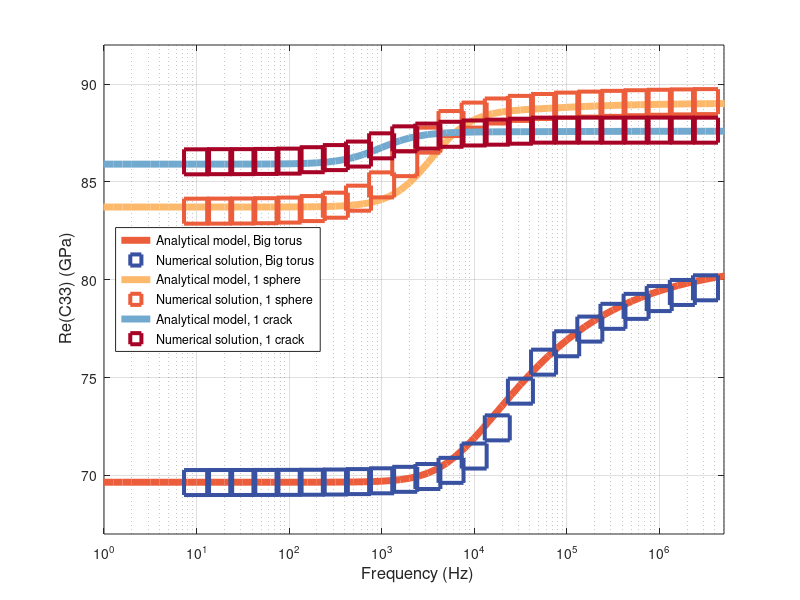
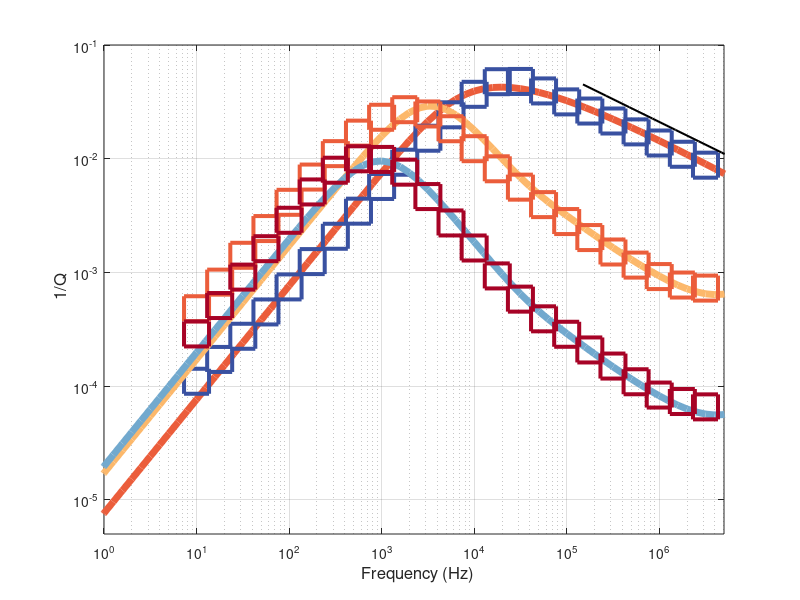

These charts were generated, in order, by the following MATLAB code:
%%%%%%
% Three_analytical_models: this script can be used to reproduce
% figure 7
% Copyright (C) 2025  Yiwei Chen, Pingchuan Dong and Youheng Zhang

% This is free software: you can redistribute it and/or modify
% it under the terms of the GNU General Public License as published by
% the Free Software Foundation, either version 3 of the License, or
% (at your option) any later version. 
%
% Please cite us if you use our version: 
% Yiwei Chen, Pingchuan Dong and Youheng Zhang (2025). 
% An accurate analytical model and application method for squirt flow in anisotropic fractured rocks
% 
% This version is modified from the following script:
% ALKHIMENKOV Y, QUINTAL B. (2022)
% An accurate analytical model for squirt flow in anisotropic porous rocks Part 2: Complex geometry
% 
clear,clc
%%
%%
%%
%% Analytical model: torus
%%
%%
%%
%% background moduli: (dry) torus in grains. VTI Num 
Cij(1,1) = 87230044269;
Cij(1,2) = 6180414279;
Cij(1,3) = 7068404997;
Cij(2,2) = 87230005255;
Cij(2,3) = 7068426541;
Cij(3,3) = 84040612409;
Cij(4,4) = 38788214253;
Cij(5,5) = 38788240021;
Cij(6,6) = 40421562888;
     for i=1:6
        for j=i:6
      Cij(j,i) = Cij(i,j);
        end
     end
%% moduli: (dry)torus+(dry)crack in grains. VTI Num 
Cij_cr(1,1) = 86959886906;
Cij_cr(1,2) = 5950757722;
Cij_cr(1,3) = 4849479475;
Cij_cr(2,2) = 86957367522;
Cij_cr(2,3) = 4850230042;
Cij_cr(3,3) = 61468382429;
Cij_cr(4,4) = 29247397555;
Cij_cr(5,5) = 29248310700;
Cij_cr(6,6) = 40399653594;
     for i=1:6
        for j=i:6
      Cij_cr(j,i) = Cij_cr(i,j);
        end
     end
%% Zn Zt calculation
Sij     = inv(Cij);
Sij_cr  = inv(Cij_cr);
S_diff  = Sij - Sij_cr;
Z_N     = -S_diff(3,3) ;
Z_T     = -S_diff(4,4);
%%
L                    = 0.2;    % cube length (m)
Volume_L             = L.^3;   % volume (m)
a                    = 0.0005  * 4; % thickness of the crack (cylinder) (m)
b                    = 0.1;    % length of the half crack (m)
Stiff_Pore_volume    = pi*(b/2.5*0.6).^2 * (2*pi*(b + b/2.5*0.6))/4; % torus volume
Compl_pore_Volume    = 1   *  pi*b^2*a/4; % crack volume 
Porosity_Volume      = Stiff_Pore_volume + Compl_pore_Volume; 
Porosity1            = Porosity_Volume./Volume_L;   % total porosity (fraction)
phi_d                = Stiff_Pore_volume./Volume_L; % stiff(torus) porosity (fraction)
phi_c                = Compl_pore_Volume./Volume_L; % crack porosity (fraction)

b                    = 0.1 ;    % length of the half crack (m)
aspect_ratio         = a/(b*2) ; % aspect ratio of the crack (cylinder)
%%
K_g                  = 36.0e9;                   % Grain bulk modulus (Pa)
K_f                  = 4.3e9;                    % fluid bulk modulus (Pa)
eta                  = 1.414;                    % fluid viscosity (Pa * s)
%% validation Zn
Z_Nsat = Z_N./(1 +  Z_N./(phi_c.*(1./(4.3*1e9) - 1./36e9)) );

Cij_cr_Zn = Cij; Sij_cr_Zn=inv(Cij_cr_Zn);
Sij_cr_Zn(3,3) = Sij_cr_Zn(3,3) +1*Z_Nsat + 0*Z_N;
Sij_cr_Zn(4,4) = Sij_cr_Zn(4,4) +Z_T;
Sij_cr_Zn(5,5) = Sij_cr_Zn(5,5) +Z_T;
Cij_cr_Zn_fin  = inv(Sij_cr_Zn);

Leak_Z_N    = 1*(Sij_cr_Zn(3,3) - Sij(3,3));
Z_N         = Z_N - 1*Leak_Z_N;
Sij_b       = inv(Cij); % compliance of background 
%% Numeric
f               = 10.^(-5:0.1:8);  % frequency
w               = 2*pi*f;
%% Physics
ka              = 1./aspect_ratio .*( - 3.*1i.*w.*eta./K_f).^(1./2);
CC              = 2*pi.^2 *(b + b/2.5*0.6).*(b/2.5*0.6).^2/K_f; 
bess1           = besselj(0,(ka));
bess2           = besselj(1,(ka));
K_fSTAR_Mur     = ((1 - 2.*CC.*K_f.*bess2./ ( ((ka.*CC.*K_f).*bess1) + 2*pi*b^2 *a.*bess2  )).*K_f);

ka_low          = 1./aspect_ratio .*( - 3.*1i.*1.*eta./K_f).^(1./2); % ka at omega=1Hz.
K_fSTAR_appr    = K_f * (-(ka_low .^ 2 .* CC ^ 3 .* (ka_low .^ 2 + 6) .* K_f ^ 3) / 0.48e2 -...
    (a .* b .^ 2 * pi * CC .^ 2 .* (ka_low .^ 4 + 24 .* ka_low .^ 2 - 192) .* K_f ^ 2) / 0.192e3 +...
    (2 * CC * K_f * a .^ 2 * b ^ 4 * pi ^ 2) + (a ^ 3 * b ^ 6 * pi ^ 3)) /...
    ((pi * b ^ 2 * a + CC * K_f) .^ 3); % LF asymptot

K_fSTAR_appr    = pi*b^2*a*K_f/(a*b^2*pi + CC*K_f);   % valid for big torus
const           = K_fSTAR_appr;  %15221957.6976328 +      84240.3977312137i       % stiffness of the fluid in the low-frequency limit
C_11            = K_f;                  % high-frequency limit for fluid bulk modulus
C_00            = const;                % low-frequency limit for fluid bulk modulus asymptote

wc              = (4*sqrt(3)*aspect_ratio^2*sqrt(const)*sqrt(K_f))/(3*eta); % omega corresponding to 1/Q max of K_f Stokes eq.
%Ksi             = (128*C_11*aspect_ratio^6*C_00^2)/(27*eta^3*wc^3); % shape parameter for branching function
%taub            = Ksi*3/4/aspect_ratio^2/C_11*eta *1;               % time scale parameter for branching function

%Kf_branch4      = (  (  C_11 - ( (C_11-0*C_00) )./(  1 -Ksi + Ksi.*( 1 + 1i.*w.*taub./(Ksi.^2) ).^0.5  )  )  ); % branching function for Fluid bulk modulus K_f
%Kf_branch       = complex( real(Kf_branch4), imag(Kf_branch4)); % Fluid bulk modulus as a function of frequency
%% SHAPE fctor
cg=C_00; cg1=C_11; cg3=aspect_ratio;cg7=eta; nn=0.45;  cg9=nn;wbr=wc*1.0;
Ksi = (0.3e1 / 0.4e1) * cg7 ./ cg1 ./ (cg3 ^ 2) .* exp((cg9 .* log(wbr) - log(sin(cg9 * pi ./ 0.2e1)) - log(cg1) -...
    0.4e1 .* log(cg3) - log(cg) + log(cg9) + 0.2e1 .* log(cg7) - 0.4e1 .* log(0.2e1) + 0.2e1 .* log(0.3e1) + log(wbr)) ./ (cg9 - 0.1e1));
taub0 = Ksi*3/4/aspect_ratio^2/C_11*eta *nn; 

cg=C_00; cg1=C_11; cg3=aspect_ratio; cg5=eta; cg7=nn; cg9=wc;
Ksi = -0.3e1 / 0.8e1 * (-cg1 + cg) * cg5 * exp((-log(sin(cg7 * pi / 0.2e1)) + 0.2e1 * log(cg1 - cg) + (cg7 + 0.1e1) * log(cg9) - log(cg7) - log(cg) - 0.3e1 * log(cg1) + 0.2e1 * log(cg5) - 0.4e1 * log(cg3) - 0.6e1 * log(0.2e1) + 0.2e1 * log(0.3e1)) / (cg7 - 0.1e1)) / cg1 ^ 2 / cg3 ^ 2 / cg7;

cg=C_00; cg1=C_11; cg3=K_f;cg5=aspect_ratio;cg9=eta;cg11=nn; cg13 = Ksi;
taub = - (  0.3e1 / 0.8e1 * cg9 * cg13 * (cg ^ 2 - 2 * cg * cg3 + cg3 ^ 2) / (cg3 ^ 2) / (cg5 ^ 2) / cg11 / (-cg1 + cg)  );
%tau_sh = -3*(-C_11 + C_00)*eta*Ksi./(8*C_11^2*aspect_ratio.^2*nn);
%%
Kf_branch4      = (  (  C_11 - ( (C_11-0*C_00) )./(  1 -Ksi + Ksi.*( 1 + 1i.*w.*taub./(Ksi.^2) ).^(nn)  )  )  ); %!!!!!!!!!!!!!!!!!!!!!!!!!!!!!!!!!!!!!!!!!!!!!!!!!!
% branching function for Fluid bulk modulus K_f
Kf_branch       = complex( real(Kf_branch4), imag(Kf_branch4)); % Fluid bulk modulus as a function of frequency
%%
Z_N_mf_eval     = Z_N.*phi_c.*( K_g - Kf_branch)./((K_g - Kf_branch ).*phi_c + Kf_branch.*K_g.*Z_N);
Z_N_crack       = complex( real(Z_N_mf_eval), imag(Z_N_mf_eval));

del_Sij_crack   = zeros(6,6,size(w,2)); 
Sij_mf_blue          = zeros(6,6,size(w,2)); 
Cij_final       = zeros(6,6,size(w,2)); 
for nn = 1:size(w,2) % add crack into the saturated model (saturated model = saturated torus in grains)
    del_Sij_crack(3,3,nn)      = Z_N_crack(1,nn)  +  Leak_Z_N;
    del_Sij_crack(4,4,nn)      = Z_T;
    del_Sij_crack(5,5,nn)      = Z_T;
    Sij_mf_blue(:,:,nn)        = Sij_b + (del_Sij_crack(:,:,nn));  
    Cij_final(:,:,nn)          = inv(Sij_mf_blue(:,:,nn));        % Stiffness matrix of the torus analytical model, saturated rock, HTI      
end

%% Fluid saturation of the mod frame using anisotropic Gassmann eq.
Cij_mf_black      = complex(real(Cij_final), imag(Cij_final));
K_star            = zeros(1,1,size(w,2));
for nn = 1:size(w,2)
    for i=1:3
        for j=1:3
            K_star(1,1,nn)  = K_star(1,1,nn) + Cij_mf_black(i,j,nn);
        end
    end
end
K_star      = K_star./9;
alf_i       = zeros(6,1,size(w,2));
for i=1:3
    for nn = 1:size(w,2)
    alf_i(i,1,nn)           = 1 - (Cij_mf_black(i,1,nn) + Cij_mf_black(i,2,nn) + Cij_mf_black(i,3,nn))/3./K_g;
    end
end
alf_j       = zeros(1,6,size(w,2));
for j=1:3
    for nn = 1:size(w,2)
    alf_j(1,j,nn)           = 1 - (Cij_mf_black(1,j,nn) + Cij_mf_black(2,j,nn) + Cij_mf_black(3,j,nn))/3./K_g;
    end
end
for nn = 1:size(w,2)
    M(nn)                   = K_g./((1 - K_star(nn)./K_g) - (phi_d+0*phi_c)*(1 - K_g./K_f));
end
for nn = 1:size(w,2)
    Cij_mf_black(1:6,1:6,nn)= Cij_mf_black(1:6,1:6,nn) + (alf_i(:,:,nn).*alf_j(:,:,nn)).*M(1,nn);
end
Cij_final = complex( real(Cij_mf_black), imag(Cij_mf_black)); % Final stiffness matrix, saturated rock, HTI
%%
%% END OF the torus analytical model
%%
figure(1),clf
Ceff_33_black    = squeeze( Cij_final(3,3,:)    ./10^9); 
plot(f,             real(Ceff_33_black)   ,'-','color',[0.921875000000000,0.363281250000000,0.230468750000000],...
    'LineWidth',5); hold on;

figure(2), clf
plot(f,            imag(Ceff_33_black)./real(Ceff_33_black),'-','color',[0.921875000000000,0.363281250000000,0.230468750000000], ...
    'LineWidth',5); hold on;
%% 

Numerics_C33_tor = [ ...
                 69630856332.146 +      7676985.03989344i; ...
                69632073263.9805 +      11942816.8053862i; ...
                69633659434.2473 +      19098597.7723095i; ...
                69635934627.6087 +      31259389.0635758i; ...
                69639586730.3029 +      51890427.3525852i; ...
                69645931257.2315 +      86665646.2291922i; ...
                69657510128.8093 +      144742588.532453i; ...
                69679077528.7969 +      240702187.032405i; ...
                69719582351.7284 +      397246377.204404i; ...
                 69794794363.774 +      649804295.475527i; ...
                69939028887.8668 +      1058675837.81359i; ...
                70254216910.6059 +      1709126176.76162i; ...
                70986177373.1914 +       2614610794.1676i; ...
                72425950627.9346 +      3443738928.87272i; ...
                  74302859878.12 +      3550990503.01102i; ...
                75786224387.3327 +      2989875489.48735i; ...
                76725839264.4886 +      2424251122.16542i; ...
                77476387249.3163 +      2033776965.95028i; ...
                78128123973.3895 +      1676268811.37579i; ...
                78637432453.7883 +      1353174563.65816i; ...
                79036589442.2584 +        1085801791.054i; ...
                79348131730.8276 +      867946347.555462i; ...
                79586890003.7773 +      697978913.601367i; ...
                79765636809.2162 +       579090091.26814i; ...
                79897049336.4423 +      521053089.511857i; ...
                79994982367.6358 +      543418922.852606i; ...
                80078228785.7404 +      682401711.215658i; ...
                 80182466447.797 +      1000144835.52898i; ...
                80391259058.1397 +      1588020513.54976i; ...
     ];
 
freqOUT_tor = [ ...
                             10; ...
               17.7827941003892; ...
               31.6227766016838; ...
               56.2341325190349; ...
                            100; ...
               177.827941003892; ...
               316.227766016838; ...
               562.341325190349; ...
                           1000; ...
               1778.27941003892; ...
               3162.27766016838; ...
               5623.41325190349; ...
                          10000; ...
               17782.7941003892; ...
               31622.7766016838; ...
               56234.1325190349; ...
                         100000; ...
               177827.941003892; ...
               316227.766016838; ...
               562341.325190349; ...
                        1000000; ...
               1778279.41003892; ...
               3162277.66016838; ...
               5623413.25190349; ...
                       10000000; ...
               17782794.1003892; ...
               31622776.6016838; ...
               56234132.5190349; ...
                      100000000; ...
     ];

SZ = 18;     
figure(1)%,clf
plot(freqOUT_tor(1:end-1),real(Numerics_C33_tor(1:end-1))./10^9,'s','color',[0.222656250000000,0.316406250000000,0.632812500000000],...
    ...
    'MarkerFaceColor','none','MarkerSize',SZ,...
    'LineWidth',2.9); hold on
figure(2)%,clf
plot(freqOUT_tor(1:end-1),imag(Numerics_C33_tor(1:end-1)) ./ real(Numerics_C33_tor(1:end-1)),'s','color',[0.222656250000000,0.316406250000000,0.632812500000000],...
    'MarkerFaceColor','none','MarkerSize',SZ,...
    'LineWidth',2.9); hold on

%%
%%
%%
%% The sphere analytical model: 1 sphere
%%
%%
%%
%% background moduli: (dry) sphere in grains. VTI Num 
Cij(1,1) = 87230044269*0 + 92*1e9;
Cij(1,2) = 6180414279 *0 + 6.66*1e9;
Cij(1,3) = 7068404997 *0 + 6.66*1e9;
Cij(2,2) = 87230005255*0 + 92*1e9;
Cij(2,3) = 7068426541 *0 + 6.66*1e9;
Cij(3,3) = 84040612409*0 + 92*1e9;
Cij(4,4) = 42788214253;
Cij(5,5) = 42788240021;
Cij(6,6) = 42421562888;
     for i=1:6
        for j=i:6
      Cij(j,i) = Cij(i,j);
        end
     end
%% moduli: (dry)sphere+(dry)crack in grains. VTI Num full 
Cij_cr(1,1) = 86959886906*0 + 91.98*1e9;
Cij_cr(1,2) = 5950757722*0 + 5.9*1e9;
Cij_cr(1,3) = 4849479475*0 + 6.62*1e9;
Cij_cr(2,2) = 86957367522*0 + 91.98*1e9;
Cij_cr(2,3) = 4850230042*0 + 6.62*1e9;
Cij_cr(3,3) = 61468382429*0 + 79.04*1e9;
Cij_cr(4,4) = 29247397555;
Cij_cr(5,5) = 29248310700;
Cij_cr(6,6) = 40399653594;
     for i=1:6
        for j=i:6
      Cij_cr(j,i) = Cij_cr(i,j);
        end
     end
%% Zn Zt calculation
Sij     = inv(Cij);
Sij_cr  = inv(Cij_cr);
S_diff  = Sij - Sij_cr;
Z_N     = -S_diff(3,3);
Z_T     = -S_diff(4,4);

Z_N_save = Z_N;
Z_T_save = Z_T;
%%
L                    = 0.2;    % cube length (m)
Volume_L             = 0.2*2 *0.2*2 *0.2;   % volume (m)
a                    = 0.0005  * 4; % thickness of the crack (cylinder) (m)
b                    = 0.1;    % length of the half crack (m)

Stiff_Pore_volume    = 4/3*pi*(b/2)^3  ;
Compl_pore_Volume    = pi*b^2*a; % crack volume 
Porosity_Volume      = Stiff_Pore_volume + Compl_pore_Volume; 
Porosity1            = Porosity_Volume./Volume_L;   % total porosity (fraction)
phi_d                = Stiff_Pore_volume./Volume_L; % stiff(torus) porosity (fraction)
phi_c                = 1*Compl_pore_Volume./Volume_L; % crack porosity (fraction)
b                    = 0.1  ;    % length of the half crack (m)

aspect_ratio         = a/(b*2 ) /2.0;
%%
K_g                  = 36.0e9;       % Grain bulk modulus (Pa)
K_f                  = 4.3e9;        % fluid bulk modulus (Pa)
eta                  = 1.414;        % fluid viscosity (Pa * s)
%% validation Zn
Z_Nsat = Z_N./(1 +  Z_N./(phi_c.*(1./(4.3*1e9) - 1./36e9)) );

Cij_cr_Zn = Cij; Sij_cr_Zn=inv(Cij_cr_Zn);
Sij_cr_Zn(3,3) = Sij_cr_Zn(3,3) +1*Z_Nsat + 0*Z_N;
Sij_cr_Zn(4,4) = Sij_cr_Zn(4,4) +Z_T;
Sij_cr_Zn(5,5) = Sij_cr_Zn(5,5) +Z_T;
Cij_cr_Zn_fin  = inv(Sij_cr_Zn);

Leak_Z_N    = 1*0.5*(Sij_cr_Zn(3,3) - Sij(3,3));
Z_N         = Z_N - 1*Leak_Z_N;
%%
Sij_b           = inv(Cij); % compliance of background 

%% Numeric
f               = 10.^(-5:0.1:8);  % frequency
w               = 2*pi*f;
%% Physics
Gw = 1i.*w*eta;
abL = 1/aspect_ratio .*sqrt(3*Gw ./ (C_11 + 4/3*Gw));
K_layr  = C_11 + 4/3.*Gw - ( C_11 - 2/3.*Gw).^2./(C_11 + 4/3*Gw) .* tanh(abL) ./abL;
Q_layr = imag(K_layr)./real(K_layr);
[max1,max2] = max(Q_layr);
Kf_branch   = K_layr;
%%
Kf_branch = Kf_branch.*1 + 0*4.3*1e9;
Z_N_mf_eval     = Z_N./(1 +  Z_N./(phi_c.*(1./Kf_branch - 1./36e9)) ); %1./K_g  K_starNew
Z_N_crack       = complex( real(Z_N_mf_eval), imag(Z_N_mf_eval));

del_Sij_crack   = zeros(6,6,size(w,2)); 
Sij_mf_blue     = zeros(6,6,size(w,2)); 
Cij_final       = zeros(6,6,size(w,2)); 
for nn = 1:size(w,2) % add crack into the saturated model (saturated model = saturated sphere in grains)
    del_Sij_crack(3,3,nn)      = Z_N_crack(1,nn)  +  Leak_Z_N;
    del_Sij_crack(4,4,nn)      = Z_T;
    del_Sij_crack(5,5,nn)      = Z_T;
    Sij_mf_blue(:,:,nn)        = Sij_b + (del_Sij_crack(:,:,nn));  
    Cij_final(:,:,nn)          = inv(Sij_mf_blue(:,:,nn));        % Stiffness matrix of the sphere analytical model, saturated rock, HTI      
end
%% Fluid saturation of the mod frame using anisotropic Gassmann eq.
Cij_mf_black      = complex(real(Cij_final), imag(Cij_final));
K_star            = zeros(1,1,size(w,2));
for nn = 1:size(w,2)
    for i=1:3
        for j=1:3
            K_star(1,1,nn)  = K_star(1,1,nn) + Cij_mf_black(i,j,nn);
        end
    end
end
K_star      = K_star./9;
alf_i       = zeros(6,1,size(w,2));
for i=1:3
    for nn = 1:size(w,2)
    alf_i(i,1,nn)           = 1 - (Cij_mf_black(i,1,nn) + Cij_mf_black(i,2,nn) + Cij_mf_black(i,3,nn))/3./K_g;
    end
end
alf_j       = zeros(1,6,size(w,2));
for j=1:3
    for nn = 1:size(w,2)
    alf_j(1,j,nn)           = 1 - (Cij_mf_black(1,j,nn) + Cij_mf_black(2,j,nn) + Cij_mf_black(3,j,nn))/3./K_g;
    end
end
for nn = 1:size(w,2)
    M(nn)                   = K_g./((1 - K_star(nn)./K_g) - (phi_d+0*phi_c)*(1 - K_g./K_f));
end
for nn = 1:size(w,2)
    Cij_mf_black(1:6,1:6,nn)= Cij_mf_black(1:6,1:6,nn) + (alf_i(:,:,nn).*alf_j(:,:,nn)).*M(1,nn);
end
Cij_final = complex( real(Cij_mf_black), imag(Cij_mf_black)); % Final stiffness matrix, saturated rock, HTI
%%
%% END OF the sphere analytical model
%%
figure(1)%,clf
Ceff_33_black    = squeeze( Cij_final(3,3,:)    ./10^9); 
plot(f,             real(Ceff_33_black)   ,'-','color',[0.988281250000000,0.722656250000000,0.417968750000000],...
    'LineWidth',5); hold on;

figure(2)%, clf
plot(f,            imag(Ceff_33_black)./real(Ceff_33_black)*1.0,'-','color',[0.988281250000000,0.722656250000000,0.417968750000000],...
    'LineWidth',5); hold on;
%% Numerical solution; 1 sphere
Numerics_C33_1ball = [ ...
                83504350913.4802 +      39995269.7538538i; ...
                83507383241.9635 +      68556577.2318278i; ...
                83513584399.8542 +      118071019.322557i; ...
                83527579429.6496 +      202916820.164106i; ...
                83560372952.4877 +      345443280.658381i; ...
                83637221719.4238 +      576591123.220246i; ...
                 83809806862.531 +      928408330.45429i; ...
                84168218040.1114 +      1412349789.06946i; ...
                84849288471.6974 +      1963444008.21717i; ...
                85935052920.3421 +      2318113835.04279i; ...
                87136632144.6463 +      2155509369.78648i; ...
                87984739558.8995 +      1614015325.8535i; ...
                88416006277.5426 +      1082868820.33454i; ...
                88626256873.3499 +      722466324.667097i; ...
                88759107058.9091 +      498774453.297965i; ...
                88856380871.2203 +      350583307.825787i; ...
                88926960708.6066 +      248996999.113108i; ...
                88977901033.7602 +      180139801.810242i; ...
                89016964796.8729 +      134524802.268338i; ...
                89048259535.2811 +      103222195.815278i; ...
                89072678325.5885 +      81838434.3480703i; ...
                89091446782.2818 +      68957551.584513i; ...
                89105650657.4134 +      64838705.8383689i; ...
                89116292979.0515 +      71923639.3430778i; ...
                89124634035.4752 +      95713053.1190183i; ...
                89132861608.4126 +      146598760.257286i; ...
                89146180446.5334 +      243146262.374364i; ...
                89179215976.5726 +      416679876.076046i; ...
                89273766164.6718 +      712501282.35376i; ...
     ];



freqOUT_1ball = [ ...
                             10; ...
               17.7827941003892; ...
               31.6227766016838; ...
               56.2341325190349; ...
                            100; ...
               177.827941003892; ...
               316.227766016838; ...
               562.341325190349; ...
                           1000; ...
               1778.27941003892; ...
               3162.27766016838; ...
               5623.41325190349; ...
                          10000; ...
               17782.7941003892; ...
               31622.7766016838; ...
               56234.1325190349; ...
                         100000; ...
               177827.941003892; ...
               316227.766016838; ...
               562341.325190349; ...
                        1000000; ...
               1778279.41003892; ...
               3162277.66016838; ...
               5623413.25190349; ...
                       10000000; ...
               17782794.1003892; ...
               31622776.6016838; ...
               56234132.5190349; ...
                      100000000; ...
     ];

figure(1)
plot(freqOUT_1ball(1:end-1),real(Numerics_C33_1ball(1:end-1))./10^9,'s','color',[0.921875000000000,0.363281250000000,0.230468750000000],...
    'MarkerFaceColor','none','MarkerSize',SZ,...
    'LineWidth',2.9); hold on


figure(2)
plot(freqOUT_1ball(1:end-1),imag(Numerics_C33_1ball(1:end-1)) ./ real(Numerics_C33_1ball(1:end-1)),...
    's','color',[0.921875000000000,0.363281250000000,0.230468750000000],...
    'MarkerFaceColor','none','MarkerSize',SZ,...
    'LineWidth',2.9); hold on


%%
%%
%%
%% Present analytical model: 2 cracks
%% 
%%
%%
%% background moduli: (dry) stiff crack in grains. VTI Num
Cij(1,1) = 87230044269*0 + 92380000000;
Cij(1,2) = 6180414279 *0 + 6524000000;
Cij(1,3) = 7068404997 *0 + 5994000000;
Cij(2,2) = 87230005255*0 + 92380000000;
Cij(2,3) = 7068426541 *0 + 5994000000;
Cij(3,3) = 84040612409*0 + 81084000000;
Cij(4,4) = 38904000000;
Cij(5,5) = 38904000000;
Cij(6,6) = 42928000000;
     for i=1:6
        for j=i:6
      Cij(j,i) = Cij(i,j);
        end
     end
%% moduli: (dry) stiff crack + (dry) compliant crack in grains. VTI Num
Cij_cr(1,1) = 86959886906*0 + 92164000000;
Cij_cr(1,2) = 5950757722*0 + 6460000000;
Cij_cr(1,3) = 4849479475*0 + 5060000000;
Cij_cr(2,2) = 86957367522*0 + 92164000000;
Cij_cr(2,3) = 4850230042*0 + 5060000000;
Cij_cr(3,3) = 61468382429*0 + 68086000000;
Cij_cr(4,4) = 34766000000;
Cij_cr(5,5) = 34766000000;
Cij_cr(6,6) = 42852000000;
     for i=1:6
        for j=i:6
      Cij_cr(j,i) = Cij_cr(i,j);
        end
     end
%% Zn Zt calculation
Sij     = inv(Cij);
Sij_cr  = inv(Cij_cr);
S_diff  = Sij - Sij_cr;
Z_N     = -S_diff(3,3);
Z_T     = -S_diff(4,4);

Z_N_save = Z_N;
Z_T_save = Z_T;
%%
L                    = 0.2;    % cube length (m)
Volume_L             = 0.2*2 *0.2*2 *0.2;   % volume (m)
a                    = 0.0005  * 4; % thickness of the crack (cylinder) (m)
b                    = 0.1;    % length of the half crack (m)

h                    =0.02; % thickness of the stiff pore (cylinder) (m)
Stiff_Pore_volume    = 1   *  pi*b^2*h/4;

Compl_pore_Volume    =   pi*b^2*a/4; % crack volume 
Porosity_Volume      = Stiff_Pore_volume + Compl_pore_Volume; 
Porosity1            = Porosity_Volume./Volume_L;   % total porosity (fraction)
phi_d                = Stiff_Pore_volume./Volume_L; % stiff(torus) porosity (fraction)
phi_c                = 1*Compl_pore_Volume./Volume_L; % crack porosity (fraction)

aspect_ratio         = a/(b*2 ) /2.0;
%%
K_g                  = 36.0e9;         % Grain bulk modulus (Pa)
K_f                  = 4.3e9;          % fluid bulk modulus (Pa)
eta                  = 1.414;          % fluid viscosity (Pa * s)
%% validation Zn
Z_Nsat = Z_N./(1 +  Z_N./(phi_c.*(1./(4.3*1e9) - 1./36e9)) );

Cij_cr_Zn = Cij; Sij_cr_Zn=inv(Cij_cr_Zn);
Sij_cr_Zn(3,3) = Sij_cr_Zn(3,3) +1*Z_Nsat + 0*Z_N;
Sij_cr_Zn(4,4) = Sij_cr_Zn(4,4) +Z_T;
Sij_cr_Zn(5,5) = Sij_cr_Zn(5,5) +Z_T;
Cij_cr_Zn_fin  = inv(Sij_cr_Zn);

Leak_Z_N    = 2*0.5*(Sij_cr_Zn(3,3) - Sij(3,3));
Z_N         = Z_N - 1*Leak_Z_N;
%%
Sij_b           = inv(Cij); % compliance of background 
%% Numeric
f               = 10.^(-5:0.1:8);  % frequency
w               = 2*pi*f;
%% Physics
Gw = 1i.*w*eta;
abL = 1/aspect_ratio .*sqrt(3*Gw ./ (K_f + 4/3*Gw));
K_layr  = K_f + 4/3.*Gw - ( K_f - 2/3.*Gw).^2./(K_f + 4/3*Gw) .* tanh(abL) ./abL;
Q_layr = imag(K_layr)./real(K_layr);
%[max1,max2] = max(Q_layr);

Kf_branch = K_layr;
%%
Kf_branch = Kf_branch.*1 + 0*4.3*1e9;
Z_N_mf_eval     = Z_N./(1 +  Z_N./(phi_c.*(1./Kf_branch - 1./36e9)) ); %1./K_g  K_starNew
Z_N_crack       = complex( real(Z_N_mf_eval), imag(Z_N_mf_eval));

del_Sij_crack   = zeros(6,6,size(w,2)); 
Sij_mf_blue          = zeros(6,6,size(w,2)); 
Cij_final       = zeros(6,6,size(w,2)); 
for nn = 1:size(w,2) % add crack into the saturated model (saturated model = saturated stiff crack in grains)
    del_Sij_crack(3,3,nn)      = Z_N_crack(1,nn)  +  Leak_Z_N;
    del_Sij_crack(4,4,nn)      = Z_T;
    del_Sij_crack(5,5,nn)      = Z_T;
    Sij_mf_blue(:,:,nn)        = Sij_b + (del_Sij_crack(:,:,nn));  
    Cij_final(:,:,nn)          = inv(Sij_mf_blue(:,:,nn));        % Stiffness matrix of the present analytical model, saturated rock, HTI      
end
%% Fluid saturation of the mod frame using anisotropic Gassmann eq.
Cij_mf_black      = complex(real(Cij_final), imag(Cij_final));
K_star            = zeros(1,1,size(w,2));
for nn = 1:size(w,2)
    for i=1:3
        for j=1:3
            K_star(1,1,nn)  = K_star(1,1,nn) + Cij_mf_black(i,j,nn);
        end
    end
end
K_star      = K_star./9;
alf_i       = zeros(6,1,size(w,2));
for i=1:3
    for nn = 1:size(w,2)
    alf_i(i,1,nn)           = 1 - (Cij_mf_black(i,1,nn) + Cij_mf_black(i,2,nn) + Cij_mf_black(i,3,nn))/3./K_g;
    end
end
alf_j       = zeros(1,6,size(w,2));
for j=1:3
    for nn = 1:size(w,2)
    alf_j(1,j,nn)           = 1 - (Cij_mf_black(1,j,nn) + Cij_mf_black(2,j,nn) + Cij_mf_black(3,j,nn))/3./K_g;
    end
end
for nn = 1:size(w,2)
    M(nn)                   = K_g./((1 - K_star(nn)./K_g) - (phi_d+0*phi_c)*(1 - K_g./K_f));
end
for nn = 1:size(w,2)
    Cij_mf_black(1:6,1:6,nn)= Cij_mf_black(1:6,1:6,nn) + (alf_i(:,:,nn).*alf_j(:,:,nn)).*M(1,nn);
end
Cij_final = complex( real(Cij_mf_black), imag(Cij_mf_black)); % Final stiffness matrix, saturated rock, HTI
%%
%% END OF Present analytical model: stiff crack
%%
figure(1)
Ceff_33_black    = squeeze( Cij_final(3,3,:)    ./10^9);
plot(f,             real(Ceff_33_black)   ,'-','color',[0.445312500000000,0.664062500000000,0.808593750000000],...
    'LineWidth',5); hold on;

figure(2)
plot(f,            imag(Ceff_33_black)./real(Ceff_33_black),'-','color',[0.445312500000000,0.664062500000000,0.808593750000000],...
    'LineWidth',5); hold on;
%% Numerical solution; stiff crack
Numerics_C33_1ball = [
    86027365873.1785+24725673.54048i ; ...
86035473475.3765+43969126.75122i ; ...
86037346546.7684+78189359.74179i ; ...
86047685677.4699+139042525.78788i ; ...
86063457567.5722+247256465.42949i ; ...
86135767564.2943+439248743.58585i ; ...
86244234344.3791+682893575.91972i ; ...
86424637457.8562+862425259.94922i ; ...
86845475735.1326+855564608.69649i ; ...
87201829345.5479+663911312.93157i ; ...
87343163436.5982+405693556.49625i ; ...
87435876946.2257+237948736.22685i ; ...
87502575675.4324+143428262.55747i ; ...
87542893475.2852+81488277.70182i ; ...
87592897468.6481+50963561.54472i ; ...
87647812359.1534+34221210.49545i ; ...
87648273469.3544+25030544.73711i ; ...
87648476893.359+18218116.07319i ; ...
87645865948.4463+13149527.72034i ; ...
87647832178.2786+9565209.47712i ; ...
87649046231.4706+7308063.06285i ; ...
87647895829.4269+6413813.53041i ; ...
87645742459.2876+5752720.86807i ; ...
87641878956.3809+6427409.48256i ; ...
87643241740.5587+8063309.87814i ; ...
87645632897.2199+12034330.69245i ; ...
87644533895.1762+20273506.62942i ; ...
87643547155.2263+33446735.96715i ; ...
87649964562.5792+49624359.33015i ; ...

];

freqOUT_1ball = [ ...
                             10; ...
               17.7827941003892; ...
               31.6227766016838; ...
               56.2341325190349; ...
                            100; ...
               177.827941003892; ...
               316.227766016838; ...
               562.341325190349; ...
                           1000; ...
               1778.27941003892; ...
               3162.27766016838; ...
               5623.41325190349; ...
                          10000; ...
               17782.7941003892; ...
               31622.7766016838; ...
               56234.1325190349; ...
                         100000; ...
               177827.941003892; ...
               316227.766016838; ...
               562341.325190349; ...
                        1000000; ...
               1778279.41003892; ...
               3162277.66016838; ...
               5623413.25190349; ...
                       10000000; ...
               17782794.1003892; ...
               31622776.6016838; ...
               56234132.5190349; ...
                      100000000; ...
     ];

figure(1)
plot(freqOUT_1ball(1:end-1),real(Numerics_C33_1ball(1:end-1))./10^9,'s','color',[0.656250000000000,0.011718750000000,0.148437500000000],...
    'MarkerFaceColor','none','MarkerSize',SZ,...
    'LineWidth',2.9); hold on
set(gca, 'XScale', 'log') ; grid on; 
xlim([1 10^6.7]);ylim([67 92]); 

 legend('Analytical model, Big torus','Numerical solution, Big torus',...
     'Analytical model, 1 sphere','Numerical solution, 1 sphere',...
          'Analytical model, 1 crack','Numerical solution, 1 crack','Location','west');
 
xlabel('  Frequency (Hz)','fontsize',12); ylabel(' Re(C33) (GPa)','fontsize',12);
x_range = [1e0 1e1 1e2 1e3 1e4 1e5 1e6];
set(gca,'xtick',x_range);

figure(2)
plot(freqOUT_1ball(1:end-1),imag(Numerics_C33_1ball(1:end-1)) ./ real(Numerics_C33_1ball(1:end-1)),...
    's','color',[0.656250000000000,0.011718750000000,0.148437500000000],...
    'MarkerFaceColor','none','MarkerSize',SZ,...
    'LineWidth',2.9); hold on
set(gca, 'XScale', 'log') ; grid on; 
set(gca, 'YScale', 'log') ; 
xlim([1 10^6.7]); ylim([5e-6 1e-1]);
    xlabel('  Frequency (Hz)','fontsize',12); ylabel('  1/Q','fontsize',12); hold on;
x_range = [1e-1 1e0 1e1 1e2 1e3 1e4 1e5 1e6];
set(gca,'xtick',x_range); 
%% The high-frequency asymptote
plot(freqOUT_1ball(17:end-0)*1.5,4.5*1./(freqOUT_1ball(17:end-0).^(4/10) ) ,'-','color',[0 0 0],...
    'LineWidth',1.5); hold on; 
